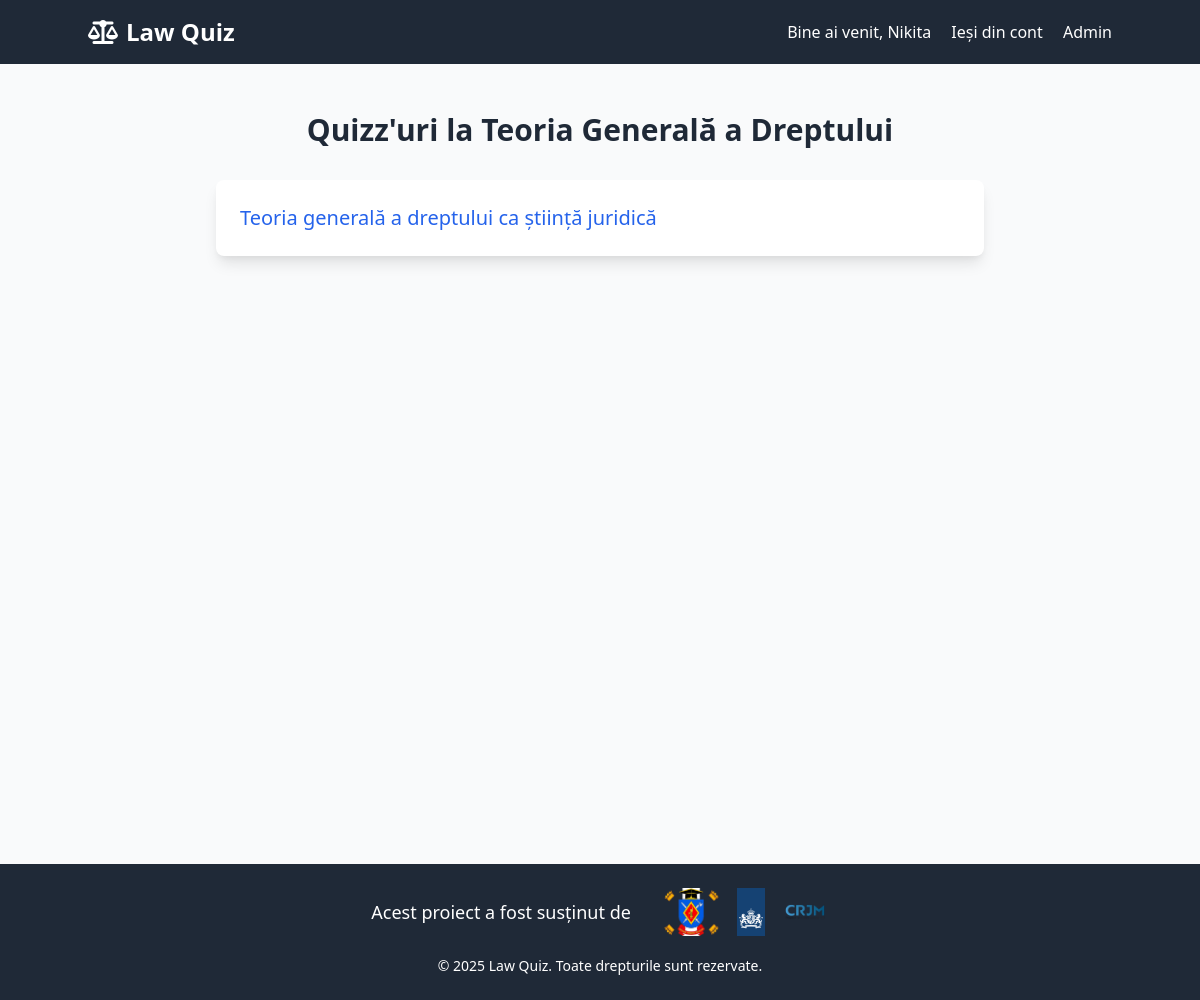
Page /discipline/4/ (signed in) on the earlier database version.
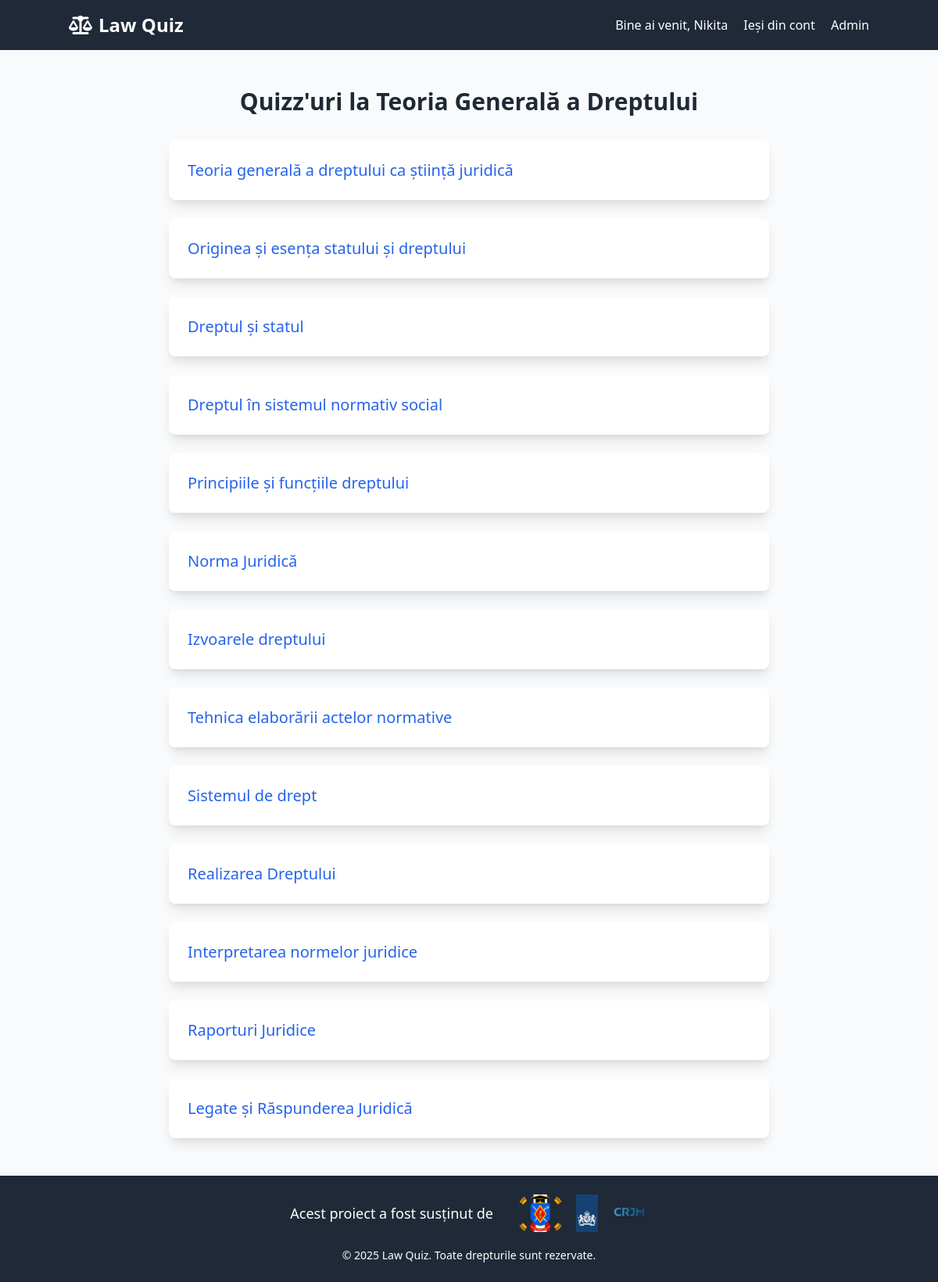
Same page on the later database version.
### home/models.py (models this page shows, shortened)
class Discipline(models.Model):
    name = models.CharField(max_length=50, verbose_name="Denumirea disciplinei")
    slug = models.SlugField(unique=True, blank=True)
    class Meta:
        verbose_name = 'Disciplina'
        verbose_name_plural = 'Discipline'

class Quiz(models.Model):
    title = models.CharField(max_length=100)
    discipline = models.ForeignKey(Discipline, on_delete=models.CASCADE)
    slug = models.SlugField(unique=True, max_length=100, blank=True)
    class Meta:
        verbose_name = 'Quiz'
        verbose_name_plural = 'Quizuri'

### home/views.py (the view)
# urls.py: path('discipline/<int:discipline_id>/', views.quizzes_by_discipline, name='quizzes_by_discipline'),
@login_required
def quizzes_by_discipline(request, discipline_id):
    discipline = get_object_or_404(Discipline, id=discipline_id)
    quizzes = Quiz.objects.filter(discipline=discipline)
    completed_quizzes = Marks_Of_User.objects.filter(user=request.user).values_list('quiz_id', flat=True)
    quizzes_with_status = []
    for quiz in quizzes:
        status = "Пройден" if quiz.id in completed_quizzes else "Не пройден"
        quizzes_with_status.append({'quiz': quiz, 'status': status})
    print(f"Completed quizzes for user {request.user.id}: {completed_quizzes}")
    context = {
        'discipline': discipline,
        'quizzes_with_status': quizzes_with_status,
    }
    return render(request, 'quizzes_by_discipline.html', context)

### home/templates/quizzes_by_discipline.html
{% extends 'base.html' %}
{% block content %}
<div class="min-h-screen flex flex-col bg-gray-50">
    <div class="flex-grow container mx-auto py-12">
        <h2 class="text-center text-3xl font-bold mb-8 text-gray-800">Quizz'uri la {{ discipline.name }}</h2>
        <div class="max-w-3xl mx-auto">
            <ul class="space-y-6">
                {% if quizzes_with_status %}
                    {% for item in quizzes_with_status %}
                    <li class="bg-white shadow-lg p-6 rounded-lg hover:bg-blue-50 transition-all duration-300 flex justify-between items-center">
                        <a href="{% url 'take_quiz' item.quiz.id %}" class="text-xl font-medium text-blue-600 hover:underline">
                            {{ item.quiz.title }}
                        </a>
                    </li>
                    {% endfor %}
                {% else %}
                    <li>
                        <h2 class="text-center text-lg font-semibold text-gray-600">În elaborare...</h2>
                    </li>
                {% endif %}
            </ul>
        </div>
    </div>
</div>
{% endblock content %}

### home/templates/base.html (shortened to what this page needs)
{% load static %}
<!DOCTYPE html>
<html lang="ru">
   <head>
      <link href="https://cdn.jsdelivr.net/npm/tailwindcss@2.2.19/dist/tailwind.min.css" rel="stylesheet">
      <link rel="stylesheet" href="https://cdnjs.cloudflare.com/ajax/libs/font-awesome/6.7.2/css/all.min.css" />
      <link href="https://unpkg.com/aos@2.3.1/dist/aos.css" rel="stylesheet">
   </head>
   <body>
    {% include 'navbar.html' %}
    {% block content %}
    {% endblock %}
    {% include 'footer.html' %}
   </body>
</html>

### home/templates/navbar.html
{% load static %}
<nav class="bg-gray-800 p-4">
        <div class="container mx-auto flex justify-between items-center">
            <div class="flex items-center space-x-4">
                <a href="/" class="text-white text-2xl font-bold"><i class="fa-solid fa-scale-balanced pr-2"></i>Law Quiz</a>
            </div>
            <div>
                {% if user.is_authenticated %}
                <a href="#" class="text-white">Bine ai venit, {{ request.user|capfirst}}</a>
                <a href="/logout" class="ml-4 text-white">Ieși din cont</a>
                {% if user.is_superuser %}
                <a href="/admin" class="ml-4 text-white">Admin</a>
                {% endif %}
                {% else %}
                <a href="/register" class="text-white">Creează un cont</a>
                <a href="/login" class="ml-4 text-white">Login</a>
                {% endif %}
            </div>
        </div>
    </nav>

### home/templates/footer.html (shortened to what this page needs)
{% load static %}
<footer class="text-center text-white bg-gray-800 py-6 mt-auto">
  <section class="mb-5">
    <div class="flex flex-col lg:flex-row justify-center items-center space-y-4 lg:space-y-0 lg:space-x-8">
      <p class="text-lg">Acest proiect a fost susținut de</p>
      <div class="flex space-x-4">
        <a class="text-white" target="_blank" href="https://www.academy.police.md/">
          <img src="{% static 'img/logo-academy.png' %}" alt="Logo Academy" class="h-12">
        </a>
        <a class="text-white" target="_blank" href="https://www.netherlandsandyou.nl/web/moldova">
          <img src="{% static 'img/logo-netherlands.png' %}" alt="Netherlands Logo" class="h-12">
        </a>
        <a class="text-white" href="https://crjm.org/" target="_blank">
          <img src="{% static 'img/image-removebg-preview.png' %}" alt="CRJM Logo" class="h-12">
        </a>
      </div>
    </div>
  </section>
  <div class="container mx-auto text-center mt-4">
    <p class="text-sm">&copy; 2025 Law Quiz. Toate drepturile sunt rezervate.</p>
  </div>
</footer>

### home/templates/footer.html (style rules this page uses)
html { height: 100%; }
body { display: flex; flex-direction: column; min-height: 100vh; margin: 0; }
footer { margin-top: auto; }

Differences in the rows shown:
added Quiz: quiz "Originea și esența statului și dreptului"
added Quiz: quiz "Dreptul și statul"
added Quiz: quiz "Dreptul în sistemul normativ social"
added Quiz: quiz "Principiile și funcțiile dreptului"
added Quiz: quiz "Norma Juridică"
added Quiz: quiz "Izvoarele dreptului"
added Quiz: quiz "Tehnica elaborării actelor normative"
added Quiz: quiz "Sistemul de drept"
added Quiz: quiz "Realizarea Dreptului"
added Quiz: quiz "Interpretarea normelor juridice"
added Quiz: quiz "Raporturi Juridice"
added Quiz: quiz "Legate și Răspunderea Juridică"
